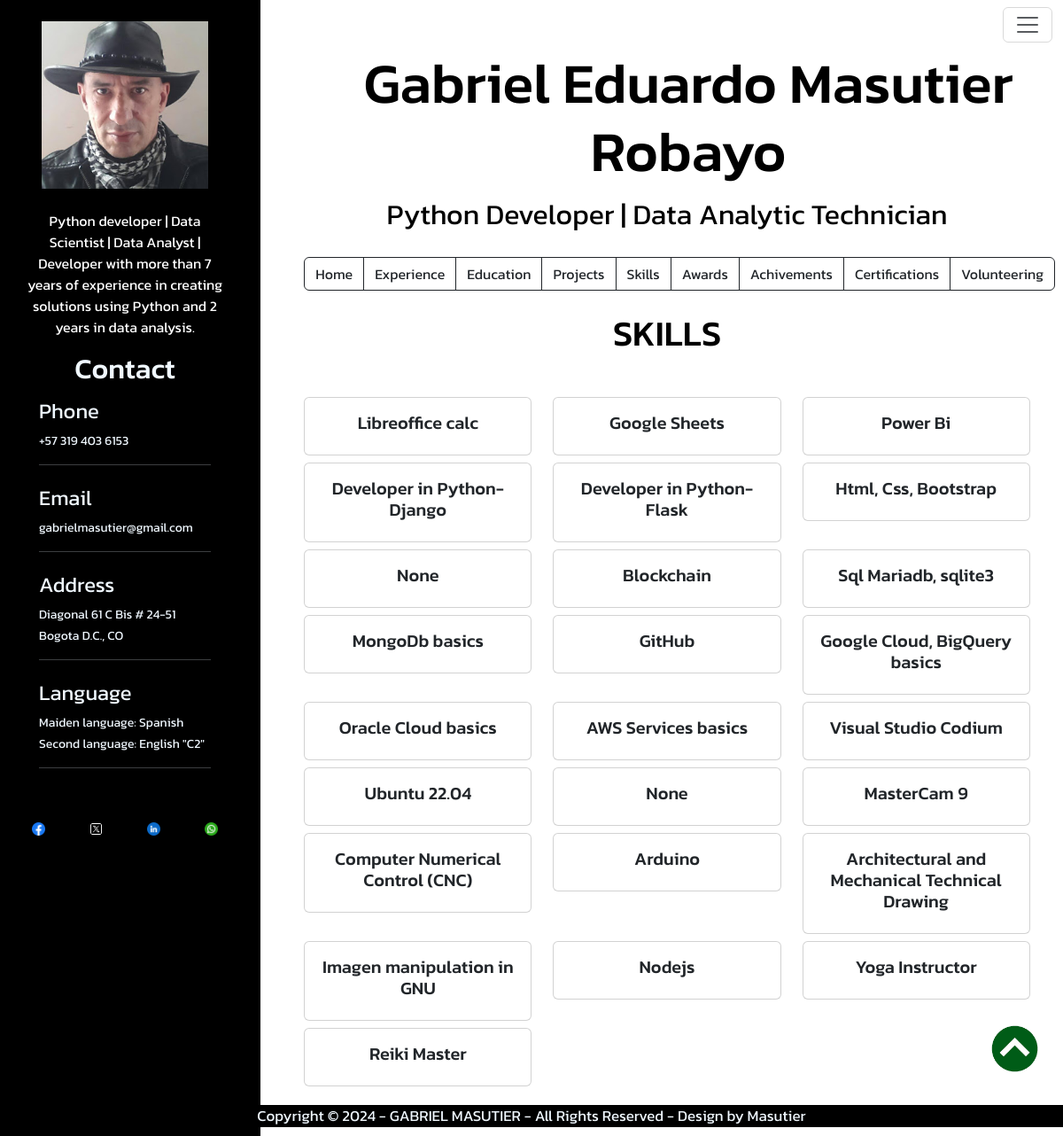
/skills, run on the app's committed database.
### tables this page shows
CREATE TABLE "usersInfo" (
"firstName" TEXT,
  "lastName" TEXT,
  "email" TEXT,
  "contry_code" INTEGER,
  "phone" TEXT,
  "addres" TEXT,
  "state" TEXT,
  "contry" TEXT,
  "profession" TEXT,
  "footer_name" TEXT,
  "Footer_date" INTEGER,
  "profile" TEXT,
  "profile1" TEXT,
  "descripcion1" TEXT,
  "descripcion2" TEXT,
  "descripcion3" TEXT,
  "descripcion4" TEXT,
  "descripcion5" REAL,
  "facebook" TEXT,
  "twitter" TEXT,
  "linkedin" TEXT,
  "whatsapp" TEXT,
  "img" TEXT,
  "idioma1" TEXT,
  "idioma2" TEXT,
  "nivel_idioma2" TEXT,
  "idioma3" REAL,
  "nivel_idioma3" REAL
);

CREATE TABLE "Skills" (
"Unnamed: 0" TEXT
);

### app.py (the view)
@app.route("/skills")
def skills():
    getUserInfo = personalData()
    conn = db_conn()
    getSkills = conn.execute("SELECT * FROM Skills").fetchall()
    conn.close()
    return render("dashboard/skills/skills.html", title="Skills", getUserInfo=getUserInfo, getSkills=getSkills)

### app.py (called while the page is built)
def personalData():
    conn = db_conn()
    getUserInfo = conn.execute("SELECT * FROM usersInfo").fetchone()
    conn.commit()
    conn.close()
    return getUserInfo

### instance/dbs.py (called while the page is built)
def db_conn():
    conn = sql3.connect('instance/masutier.db')
    conn.row_factory = sql3.Row
    return conn

### templates/dashboard/skills/skills.html (shortened to what this page needs)
{% extends 'layout.html' %}
{% block content %}
    <h1 class="mt-4 mb-5">SKILLS</h1>
    <div class="col-11 mx-auto">
        <div class="row row-cols-2 row-cols-md-3 g-6">
            {% for skill in getSkills %}
                <div class="col">
                    <div class="card mb-2">
                        <div class="card-body">
                            <h5 class="card-title">{{ skill.0 }}</h5>
                        </div>
                    </div>
                </div>
            {% endfor %}
        </div>
    </div>
{% endblock %}

### templates/partials/leftSide.html
<div class="col-11 mx-auto">
    <div class="col-11 mx-auto">
        <img class="p-4 imgred" src="static/img/img/gabriel.jpg" alt="">
    </div>
    <div class="col-11 mx-auto">
        <p class="smalltxt txtcolw c">{{ getUserInfo.12 }}</p>
    </div>
    <div class="col-11 mx-auto mt-3">
        <h5 class="maintxt c">Contact</h5>
    </div>
    <div class="col-9 mx-auto">
        <P class="subtxt"><small>Phone</small></P>
        <P class="smalltxt"><small>+{{ getUserInfo.3 }} {{ getUserInfo.4 }}</small></P>
        <hr>
        <P class="subtxt"><small>Email</small></P>
        <P class="smalltxt"><small>{{ getUserInfo.2 }}</small></P>
        <hr>
        <P class="subtxt"><small>Address</small></P>
        <P class="smalltxt"><small>{{ getUserInfo.5 }}</small></P>
        <P class="smalltxt"><small>{{ getUserInfo.6 }}, {{ getUserInfo.7 }}</small></P>
        <hr>
    </div>
    <div class="col-9 mx-auto">
        <P class="subtxt"><small>Language</small></P>
        <P class="smalltxt"><small>Maiden language: {{ getUserInfo.23 }}</small></P>
        <P class="smalltxt"><small>Second language: {{ getUserInfo.24 }} "{{ getUserInfo.25 }}"</small></P>
        <hr>
    </div>
    <div class="col-11 mx-auto mt-5 mb-5">
        <div class="row">
            <div class="col-3 mx-auto">
                <a class="btn btn-social btn-facebook" href="{{ getUserInfo.18 }}" target="_blank">
                    <img class="imgred" src="static/img/redes/facebook.png" alt="">
                </a>
            </div>
            <div class="col-3 mx-auto">
                <a class="btn btn-social btn-facebook" href="{{ getUserInfo.19 }}" target="_blank">
                    <img class="imgred" src="static/img/redes/twitter.png" alt="">
                </a>
            </div>
            <div class="col-3 mx-auto">
                <a class="btn btn-social btn-facebook" href="{{ getUserInfo.20 }}" target="_blank">
                    <img class="imgred" src="static/img/redes/linkedin.png" alt="">
                </a>
            </div>
            <div class="col-3 mx-auto">
                <a class="btn btn-social btn-facebook" href="{{ getUserInfo.21 }}" target="_blank">
                    <img class="imgred" src="static/img/redes/whatsapp.png" alt="">
                </a>
            </div>
        </div>
    </div>
</div>

### templates/partials/banner.html
<h1 class="supertxt ms-5">{{ getUserInfo.0 }} {{ getUserInfo.1 }}</h1>
<div class="col-11 mx-auto">
    <p class="maintxt">{{ getUserInfo.8 }}</p>
</div>

### templates/partials/footer.html
<div class="col-md-12 mx-auto back-black b-fixed c">
    Copyright © 2024 <span>- {{ getUserInfo.9 }} -</span> All Rights Reserved - Design by Masutier
</div>

### static/css/all.css (style rules this page uses)
body { color: black; font-size: 17px; font-family: "Kanit", sans-serif; }
.c { text-align: center !important; }
.imgred { width: 100%; height: auto; border-style: none; -webkit-margin-bottom-collapse: initial; z-index: 1000; }
.b-fixed { position: fixed !important; bottom: 10px; z-index: 1; }
.back-black { color: aliceblue; background-color: black; }
p { margin: 0; padding: 0; }
.supertxt { font-size: 4rem; }
.maintxt { font-size: 2rem; }
.subtxt { font-size: 1.7rem; }
.smalltxt { font-size: 1rem; }
.txtcolw { color: white; }

### data on the page
usersInfo: profile1 "Python developer | Data Scientist | Data Analyst | Developer with more than 7 years of experience in creating solutions using Python and 2 years in data analysis.", contry_code "57", phone "319 403 6153", email "gabrielmasutier@gmail.com", addres "Diagonal 61 C Bis # 24-51", state "Bogota D.C.", contry "CO", idioma1 "Spanish", idioma2 "English", nivel_idioma2 "C2", firstName "Gabriel Eduardo", lastName "Masutier Robayo", profession "Python Developer | Data Analytic Technician", footer_name "GABRIEL MASUTIER"
Skills: skill "Libreoffice calc"
Skills: skill "Google Sheets"
Skills: skill "Power Bi"
Skills: skill "Developer in Python-Django"
Skills: skill "Developer in Python-Flask"
Skills: skill "Html, Css, Bootstrap"
Skills: skill "Blockchain"
Skills: skill "Sql Mariadb, sqlite3"
Skills: skill "MongoDb basics"
Skills: skill "GitHub"
Skills: skill "Google Cloud, BigQuery basics"
Skills: skill "Oracle Cloud basics"
Skills: skill "AWS Services basics"
Skills: skill "Visual Studio Codium"
Skills: skill "Ubuntu 22.04"
Skills: skill "MasterCam 9"
Skills: skill "Computer Numerical Control (CNC)"
Skills: skill "Arduino"
Skills: skill "Architectural and Mechanical Technical Drawing"
Skills: skill "Imagen manipulation in GNU"
Skills: skill "Nodejs"
Skills: skill "Yoga Instructor"
Skills: skill "Reiki Master"

### other printed values
{{ skill.0 }} "None" "None"
